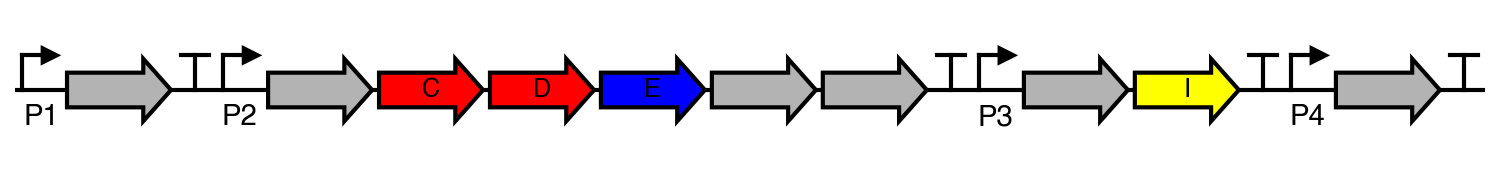

This chart was generated by the following Python code:
#!/usr/bin/env python
"""
	File input
"""

import dnaplotlib as dpl
import matplotlib.pyplot as plt
from matplotlib import gridspec

__author__  = 'Thomas Gorochowski <[email redacted]>, Voigt Lab, MIT'
__license__ = 'OSI OSL 3.0'
__version__ = '1.0'


# Load the design from a GFF file
design = dpl.load_design_from_gff('plasmid.gff', 'chrom1', region=[1700, 15880])

# Create the DNAplotlib renderer
dr = dpl.DNARenderer()
part_renderers = dr.SBOL_part_renderers()

# Create the figure
fig = plt.figure(figsize=(5.0,0.6))
gs = gridspec.GridSpec(1, 1)
ax_dna = plt.subplot(gs[0])

# Redender the DNA to axis
start, end = dr.renderDNA(ax_dna, design, part_renderers)
ax_dna.set_xlim([start, end])
ax_dna.set_ylim([-15,15])
ax_dna.set_aspect('equal')
ax_dna.axis('off')

# Update subplot spacing
plt.subplots_adjust(left=0.01, right=0.99, top=0.99, bottom=0.01)

# Save the figure
fig.savefig('input_gff.pdf', transparent=True)
fig.savefig('input_gff.png', dpi=300)

# Clear the plotting cache
plt.close('all')
